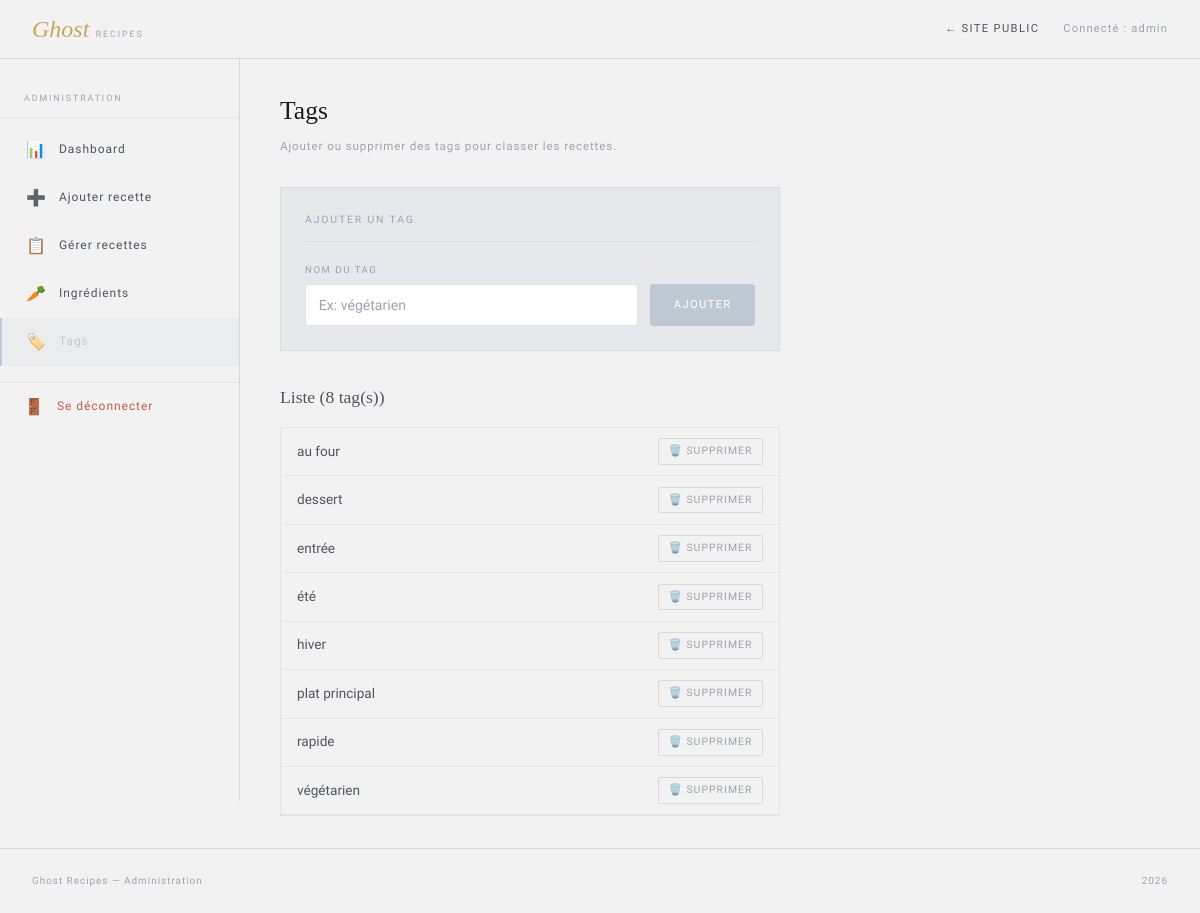
The page /admin/manage_tags.php (signed in) on the database its author committed.
### tables this page shows
CREATE TABLE tag (
    id  INT AUTO_INCREMENT PRIMARY KEY,
    nom VARCHAR(50) NOT NULL UNIQUE
);

### classes/Tag.php (called while the page is built, shortened)
<?php
class Tag extends Element {
    public static function getAll($pdo) {
        $stmt = $pdo->query("SELECT * FROM tag ORDER BY nom");
        return $stmt->fetchAll(PDO::FETCH_ASSOC);
    }
}
?>

### admin/manage_tags.php (the view, shortened to what this page needs)
<?php
require_once "../config/db.php";
require_once "../classes/Tag.php";
$tags = Tag::getAll($pdo);
require_once "header_admin.php";
?>
<h1 class="admin-title">Tags</h1>
<p class="admin-sub">Ajouter ou supprimer des tags pour classer les recettes.</p>
<div class="form-section" style="max-width:500px;">
    <div class="form-section-title">Ajouter un tag</div>
    <form method="POST" action="manage_tags.php">
        <div class="form-group">
            <label class="form-label" for="nom">Nom du tag</label>
            <div style="display:flex; gap:0.75rem;">
                <input class="form-input" type="text" id="nom" name="nom"
                       placeholder="Ex: végétarien" required>
                <button type="submit" name="action_ajouter" class="btn btn-primary">Ajouter</button>
            </div>
        </div>
    </form>
</div>
<h2 style="font-family:'Playfair Display',serif; font-weight:400; font-size:1.1rem; margin-bottom:1rem; color:var(--text2);">
    Liste (<?= count($tags) ?> tag(s))
</h2>
<?php if (empty($tags)): ?>
    <p style="font-size:0.85rem; color:var(--text3);">Aucun tag pour l'instant.</p>
<?php else: ?>
    <ul class="item-list" style="max-width:500px; border:1px solid var(--border);">
        <?php foreach ($tags as $t): ?>
            <li>
                <span><?= htmlspecialchars($t['nom']) ?></span>
                <form method="POST" action="manage_tags.php" style="display:inline;"
                      onsubmit="return confirm('Supprimer ce tag ?')">
                    <button type="submit" name="action_supprimer" class="item-del-btn">🗑️ Supprimer</button>
                </form>
            </li>
        <?php endforeach; ?>
    </ul>
<?php endif; ?>
<?php require_once "footer_admin.php"; ?>

### public/css/style.css (style rules this page uses)
:root { --bg: #F2F2F2; --bg2: #E6E8EB; --bg3: #DDE3EA; --surface: #FFFFFF; --surface2: #F7F7F8; --border: rgba(30, 30, 30, 0.06); --border2: rgba(30, 30, 30, 0.12); --text: #1C1C1E; --text2: #4B5563; --text3: #9CA3AF; --rose: #BFC9D4; --rose2: #94A3B8; --rose-bg: rgba(191, 201, 212, 0.15); --gold: #C6A85C; --gold2: #A88C3F; --gold-bg: rgba(198, 168, 92, 0.12); --red: #C65A4A; --red-bg: rgba(198, 90, 74, 0.12); --green: #5F8F7B; --green-bg: rgba(95, 143, 123, 0.12); }
* { box-sizing: border-box; margin: 0; padding: 0; }
body { background: var(--bg); color: var(--text); font-family: 'Source Sans 3', sans-serif; font-weight: 300; line-height: 1.6; min-height: 100vh; }
button { cursor: pointer; background: none; border: none; font: inherit; color: inherit; }
.admin-title { font-family: 'Playfair Display', serif; font-size: 1.6rem; font-weight: 400; margin-bottom: 0.3rem; }
.admin-sub { font-size: 0.72rem; color: var(--text3); letter-spacing: 0.08em; margin-bottom: 2rem; }
.form-section { background: var(--bg2); border: 1px solid var(--border); padding: 1.5rem; margin-bottom: 2rem; }
.form-section-title { font-size: 0.65rem; letter-spacing: 0.18em; text-transform: uppercase; color: var(--text3); margin-bottom: 1.25rem; padding-bottom: 0.75rem; border-bottom: 1px solid var(--border); }
.form-group { display: flex; flex-direction: column; gap: 0.4rem; }
.form-label { font-size: 0.6rem; letter-spacing: 0.16em; text-transform: uppercase; color: var(--text3); }
.form-input, .form-textarea, .form-select { background: var(--surface); border: 1px solid var(--border2); border-radius: 3px; padding: 0.6rem 0.8rem; font-size: 0.88rem; color: var(--text); outline: none; font-family: inherit; width: 100%; }
.form-input::placeholder, .form-textarea::placeholder { color: var(--text3); }
.btn { font-size: 0.7rem; letter-spacing: 0.12em; text-transform: uppercase; padding: 0.7rem 1.4rem; border-radius: 3px; display: inline-flex; align-items: center; gap: 0.5rem; }
.btn-primary { background: var(--rose); color: #fff; border: 1px solid var(--rose); }
.item-list { list-style: none; }
.item-list li { display: flex; align-items: center; justify-content: space-between; padding: 0.65rem 1rem; border-bottom: 1px solid var(--border); font-size: 0.85rem; color: var(--text2); }
.item-del-btn { font-size: 0.65rem; letter-spacing: 0.1em; text-transform: uppercase; color: var(--text3); padding: 0.25rem 0.6rem; border: 1px solid var(--border2); border-radius: 2px; }

### rows shown on the page
tag: nom "au four"
tag: nom "dessert"
tag: nom "entrée"
tag: nom "été"
tag: nom "hiver"
tag: nom "plat principal"
tag: nom "rapide"
tag: nom "végétarien"

### other values the page prints
$_SESSION['login'] "admin"
count($tags) "8"
